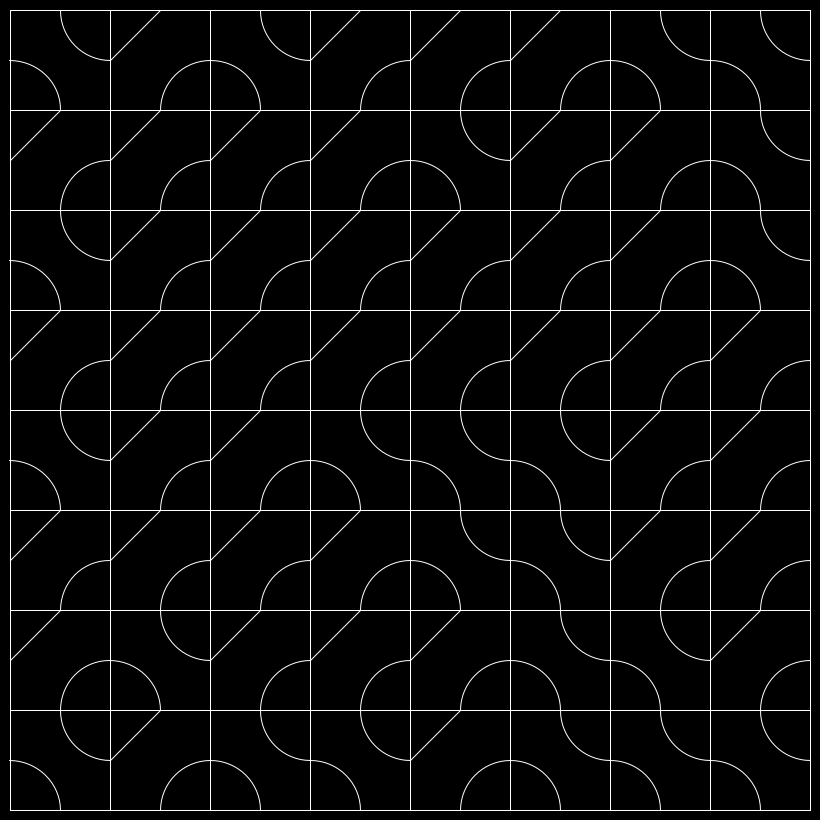
Frame 1 (no input)
Frame 60 (the mouse pressed at the canvas centre just before this capture): identical to frame 1, image omitted
Frame 120 (the mouse held since frame 60 and released just before this capture): identical to frame 1, image omitted

The Processing sketch that drew this single still picture (run headless with seeded random() and noise(); from frame 60 on, the mouse is pressed at the canvas centre):

// Processing sketch: Sketch_37
// ── Sketch_37.pde
Tile[] tiles;
ArrayList<GridPoint> gridList = new ArrayList<GridPoint>();
float gridWidth = 100, gridHeight = 100;
int gridCount = 0;

void setup()
{
    size(820,820);

    for (float x = 0; x < (width - 20); x += gridWidth) 
    {
        for (float y = 0; y < (height - 20); y += gridHeight) 
        {
            gridList.add(new GridPoint(x, y, gridWidth, gridHeight));
            gridCount++;
        }
    }

    tiles=new Tile[gridCount];

    for (int i=0; i<gridList.size(); i++)
    {
        tiles[i] = new Tile(gridList.get(i).x + gridList.get(i).gridWidth/2, gridList.get(i).y + gridList.get(i).gridHeight/2, gridWidth, gridHeight);
    }
}

void draw()
{    
    background(0);
    noFill();
    translate(10, 10);

    for( int i=0; i<tiles.length; i++ )
    {
        tiles[i].setStroke(1,255);
        tiles[i].draw();
    }

    for (GridPoint point : gridList)
    {
        point.Draw();
    }

    save("frame.png");
}

class GridPoint 
{
    float x, y, gridWidth, gridHeight;
    ArrayList<GridPoint> gridList = new ArrayList<GridPoint>();

    GridPoint(float _x, float _y, float _gw, float _gh)
    {
        x = _x;
        y = _y; 
        gridWidth = _gw; 
        gridHeight = _gh;
    }

    void Draw()
    {       
        rect(x,y,gridWidth,gridHeight);
    }
}


// ── Tile.pde
class Tile 
{
    float centerX;
    float centerY;
    float tileWidth;
    float tileHeight;
    float strokeWeight = 0;
    color strokeColour;
    float angle = TWO_PI / 6;
    boolean fill = false;
    color fillColour;
    boolean depthCheck = false;
    int depthLevel = 1;
    int tileVariant = (int) random(0,2);

    Tile( float _x, float _y, float _tw, float _th)
    {
        centerX = _x;
        centerY = _y;
        tileWidth = _tw;
        tileHeight = _th;

        if (depthCheck == true)
        {
            depthLevel = (int) random(1,6);
        }
    }
 
    void draw() 
    {
        if(fill)
        {
            fill(fillColour);
        }
        else
        {
            noFill();
        }

        if(strokeWeight==0)
        {
            noStroke();
        }
        else
        {
            strokeWeight(strokeWeight);
            stroke(strokeColour);
        }

        switch (tileVariant)
        {
            case 0:
                //arc(x, y, width, height, start, stop);

                arc(centerX + tileWidth/2, centerY + tileHeight/2, tileWidth, tileHeight, PI, PI+HALF_PI);
                line(centerX - tileWidth/2, centerY, centerX, centerY - tileHeight/2);
            break;

            case 1:
                arc(centerX + tileWidth/2, centerY -tileHeight/2, tileWidth, tileHeight, HALF_PI, PI);
                arc(centerX - tileWidth/2, centerY + tileHeight/2, tileWidth, tileHeight, PI+HALF_PI, TWO_PI);
            break;

        }
    }
 
    float centerX()
    {
        return centerX;
    }
 
    float centerY()
    {
        return centerY;
    }
 
    color getColour()
    {
        return fillColour;
    }
  
    void setFillColour(color col)
    {
        fill = true;
        fillColour = col;
    }
  
    void setNoFill(boolean yesno)
    {
        fill = yesno;
    }

    void setStroke(float weight, color col)
    {
        strokeWeight = weight;
        strokeColour = col;
    }
}
